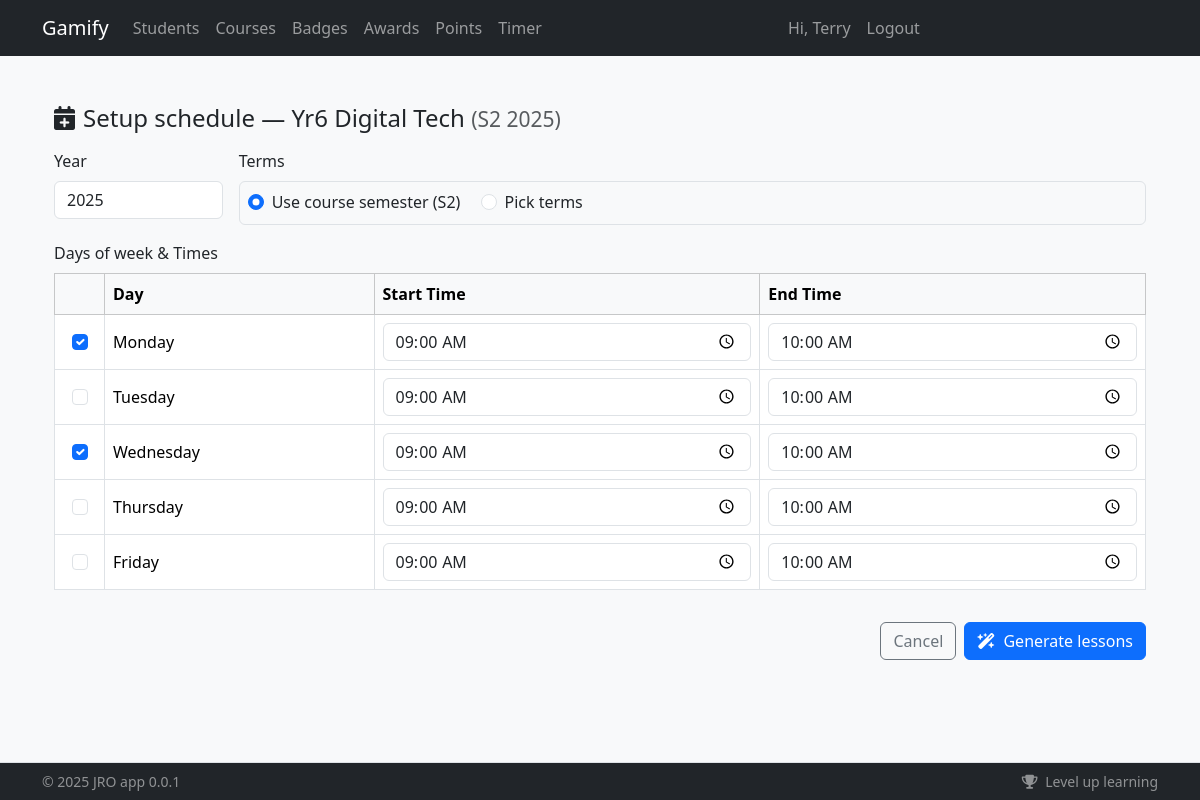
The page /courses/1/schedule/setup (signed in) on the database as committed earlier.
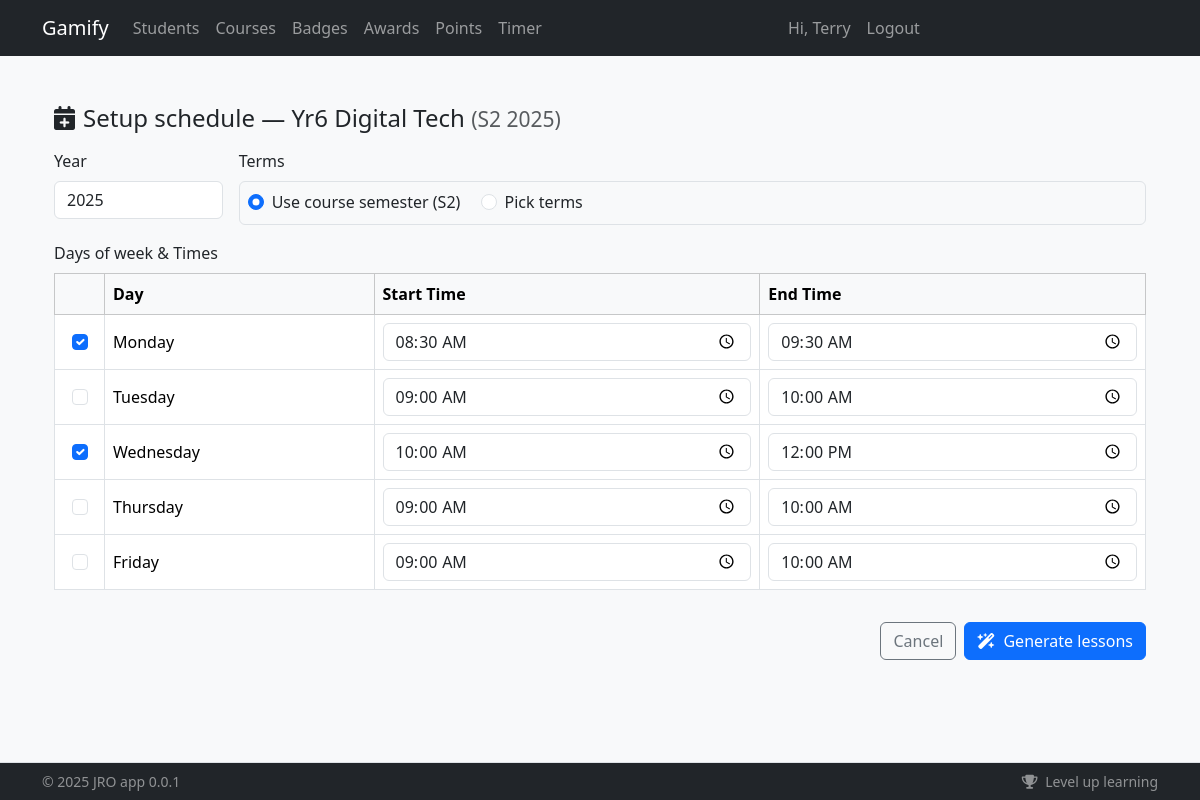
The same page on the database as committed later.
### app/models/schedule.py (models this page shows)
class WeeklyPattern(db.Model):
    __tablename__ = "weekly_patterns"
    id = db.Column(db.Integer, primary_key=True)
    course_id = db.Column(db.Integer, db.ForeignKey("courses.id"), nullable=False)
    day_of_week = db.Column(db.Integer, nullable=False)  # Monday=0..Sunday=6
    start_time = db.Column(db.Time)  # optional
    end_time = db.Column(db.Time)
    room = db.Column(db.String(64))
    is_active = db.Column(db.Boolean, default=True)
    course = db.relationship("Course", backref=db.backref("schedules", cascade="all, delete-orphan"))
    __table_args__ = (
        db.UniqueConstraint("course_id", "day_of_week", name="uq_course_day"),
        db.CheckConstraint("day_of_week BETWEEN 0 AND 6", name="ck_valid_dow"),
    )

### app/routers/schedule/routes.py (the view)
@router.get("/{course_id}/schedule/setup", response_class=HTMLResponse, name="schedule.schedule_setup")
def schedule_setup_form(
    course_id: int,
    request: Request,
    current_user: User | AnonymousUser = Depends(require_user),
    session: Session = Depends(get_db),
):
    course = session.get(Course, course_id)
    if not course:
        raise HTTPException(status_code=404, detail="Course not found")
    default_year = course.year
    default_terms = SEMESTER_TO_TERMS.get(course.semester, [1, 2, 3, 4])
    patterns = (session.query(WeeklyPattern)
                .filter_by(course_id=course.id, is_active=True)
                .order_by(WeeklyPattern.day_of_week.asc()).all())
    patterns_dict = {p.day_of_week: p for p in patterns}
    return render_template("schedule/setup.html",
                           {
                               "request": request,
                               "course": course,
                               "default_year": default_year,
                               "default_terms": default_terms,
                               "patterns": patterns,
                               "patterns_dict": patterns_dict,
                               "current_user": current_user,
                           })

### app/templates/schedule/setup.html (shortened to what this page needs)
{% extends "base.html" %}
{% block content %}
<div class="container py-4">
  <h1 class="h4 mb-3">
    <i class="fa-solid fa-calendar-plus me-2"></i>Setup schedule — {{ course.name }}
    <span class="text-muted small">({{ course.semester }} {{ course.year }})</span>
  </h1>
  <form method="post">
    <div class="row g-3">
      <div class="col-md-2">
        <label class="form-label">Year</label>
        <input type="number" class="form-control" name="year" value="{{ default_year }}" min="2000" max="2100" required>
      </div>
      <div class="col-md-10">
        <label class="form-label">Terms</label>
        <div class="border rounded p-2">
          <div class="form-check form-check-inline">
            <input class="form-check-input" type="radio" name="term_mode" id="modeSem" value="use_semester" checked>
            <label class="form-check-label" for="modeSem">Use course semester ({{ course.semester }})</label>
          </div>
          <div class="form-check form-check-inline">
            <input class="form-check-input" type="radio" name="term_mode" id="modePick" value="pick_terms">
            <label class="form-check-label" for="modePick">Pick terms</label>
          </div>
        </div>
      </div>
      <div class="col-12">
        <label class="form-label">Days of week & Times</label>
        <div class="table-responsive">
          <table class="table table-bordered align-middle">
            <thead class="table-light">
              <tr>
                <th style="width: 50px;"></th>
                <th>Day</th>
                <th>Start Time</th>
                <th>End Time</th>
              </tr>
            </thead>
            <tbody>
              {% set DAYS=[(0,'Monday'),(1,'Tuesday'),(2,'Wednesday'),(3,'Thursday'),(4,'Friday')] %}
              {% for val, label in DAYS %}
                {% set wp = patterns_dict.get(val) %}
                <tr>
                  <td class="text-center">
                    <input class="form-check-input" type="checkbox" name="days" value="{{ val }}" id="d{{ val }}"
                      {{ 'checked' if (wp and wp.is_active) or (not patterns and val in [0,2,4]) else '' }}>
                  </td>
                  <td>
                    <label class="form-check-label d-block" for="d{{ val }}">{{ label }}</label>
                  </td>
                  <td>
                    <input type="time" class="form-control" name="start_time_{{ val }}" step="300"
                      value="{{ wp.start_time.strftime('%H:%M') if wp and wp.start_time else '09:00' }}">
                  </td>
                  <td>
                    <input type="time" class="form-control" name="end_time_{{ val }}" step="300"
                      value="{{ wp.end_time.strftime('%H:%M') if wp and wp.end_time else '10:00' }}">
                  </td>
                </tr>
              {% endfor %}
            </tbody>
          </table>
        </div>
      </div>
    </div>
    <div class="mt-3 d-flex justify-content-end gap-2">
      <a class="btn btn-outline-secondary" href="{{ url_for('schedule.course_schedule', course_id=course.id) }}">Cancel</a>
      <button class="btn btn-primary" type="submit">
        <i class="fa-solid fa-wand-magic-sparkles me-1"></i> Generate lessons
      </button>
    </div>
  </form>
</div>
{% endblock %}

Rows that differ between the two databases and show on the page:
changed WeeklyPattern (number 1 of 2 on the later page): start_time "09:00" → "08:30"; end_time "10:00" → "09:30"
changed WeeklyPattern (number 2 of 2 on the later page): start_time "09:00" → "10:00"; end_time "10:00" → "12:00"
